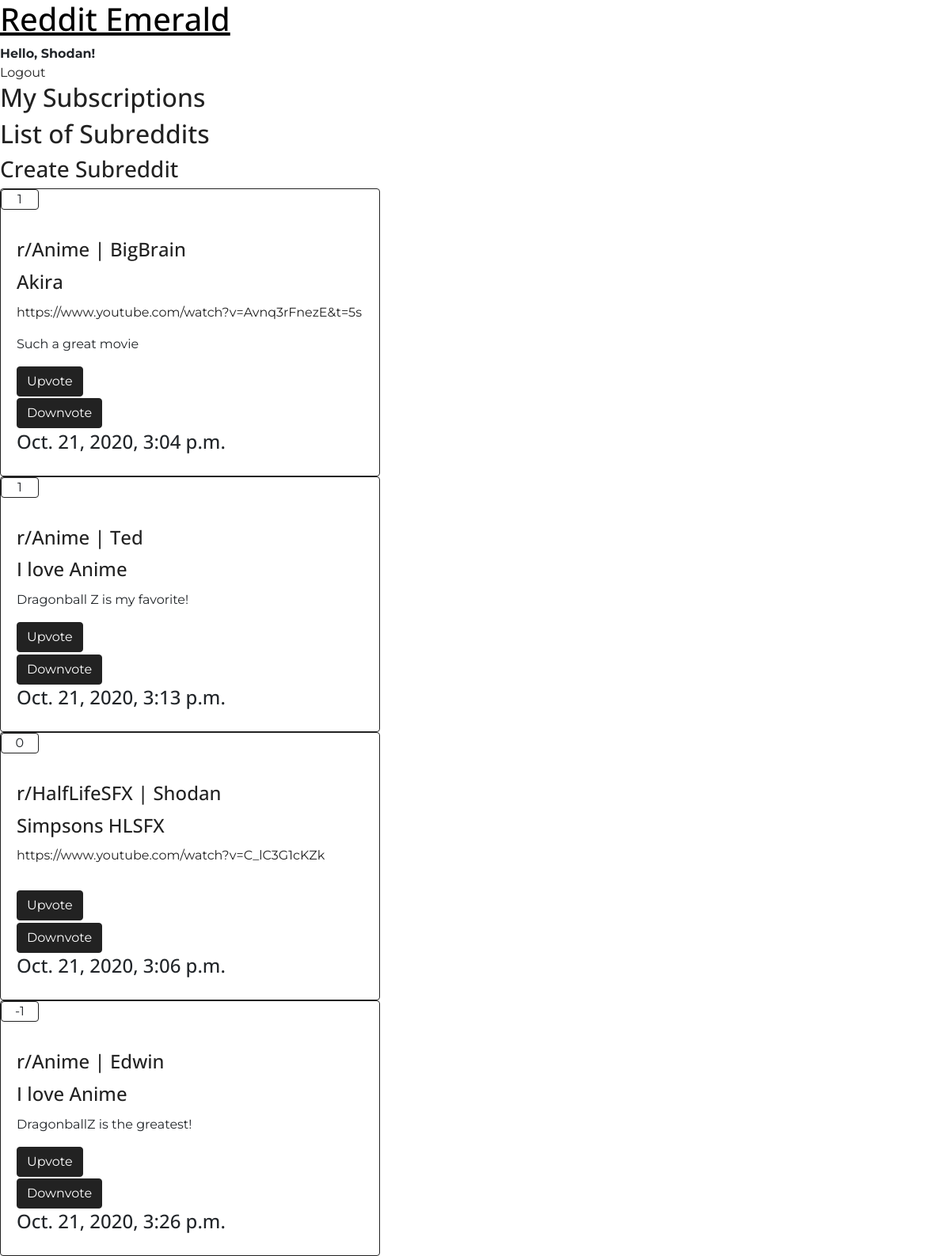
/r/all/ (signed in), run on the app's committed database.
### User/models.py (models this page shows)
class RedditUser(AbstractUser):
    DisplayName = models.CharField(max_length=25, default='self', verbose_name='Name')
    subscriptions = models.ManyToManyField(
        Subreddit,
        related_name='subscriptions',
        blank=True
        )
    subreddits_moderated = models.ManyToManyField(
        Subreddit,
        related_name='subreddits_moderated',
        blank=True
    )

### Post/models.py (models this page shows, shortened)
class RedditPost(models.Model):
    title = models.CharField(max_length=80)
    content = models.TextField(null=True, blank=True)
    url = models.URLField(null=True, blank=True, verbose_name='Optional content url')
    user_posted = models.ForeignKey(
        RedditUser,
        on_delete=models.CASCADE,
        related_name='post_user'
        )
    subreddit_parent = models.ForeignKey(
        Subreddit,
        on_delete=models.CASCADE,
        related_name='subreddit_parent',
        null=True,
        blank=True,
        verbose_name="Under Subreddit"
    )
    votes = models.IntegerField(default=0)
    users_voted = models.ManyToManyField(
        RedditUser,
        blank=True,
        related_name='user_voted'
    )
    dt_time = models.DateTimeField(auto_now_add=True)

### Main/models.py (models this page shows, shortened)
class Subreddit(models.Model):
    name = models.CharField(max_length=80, unique=True)
    def __str__(self):
        return self.name

### Main/views.py (the view)
# urls.py: path('r/all/', AllView.as_view()),
class AllView(View):
    def get(self, request):
        posts = RedditPost.objects.all().order_by('-votes')
        return render(request, 'index.html', {'posts': posts})

### Main/templates/index.html (shortened to what this page needs)
{% load static %}
<link rel="stylesheet" type="text/css" href="{% static 'Main/style.css' %}">
<h1><a href="/r/all/"> Reddit Emerald </a></h1>
<div>
{% if user.is_authenticated %}
    <b>Hello, {{ user }}!</b>
    <br>
    <a href="/accounts/logout/">Logout</a>
    <h2><a href="/">My Subscriptions</a></h2>
{% else %}
    <a href="/accounts/login/">Login</a>
{% endif %}
</div>
<h2><a href="/AllSubreddits/">List of Subreddits</a></h2>
<h3><a href="/AddSubreddit/">Create Subreddit</a></h3>
{% for p in posts %}
<div class="card border-primary">
    <p class="card header border-primary" id="vote-score">{{ p.votes }}</p>
<div class="card-body d-flex flex-column align-items-start">
    <h4 class="card-title text-primary"><a href="/r/{{ p.subreddit_parent }}/"> r/{{ p.subreddit_parent }} </a>
        | <a href="/u/{{ p.user_posted }}/"> {{ p.user_posted }} </a>
    </h4>
    <h4 class="card-title text-primary"><a href="/post/{{ p.id }}/"> {{ p.title }}</a></h4>
    {% if p.url %}
    <p class="card-text"><a href={{p.url}}>{{ p.url }}</a></p>
    {% endif %}
	<p class="card-text">{{ p.content }}</p>
	<a href="/upvote/post/{{ p.id }}/" class="btn btn-primary mt-auto">Upvote</a>
    <br>
    <a href="/downvote/post/{{ p.id }}/" class="btn btn-primary mt-auto">Downvote</a>
    <br>
    <h4>{{p.dt_time}}</h4>
</div>
</div>
{% endfor %}

### data on the page
RedditUser: username "Shodan"
RedditPost: votes "1", subreddit_parent "Anime", user_posted "BigBrain", title "Akira", url "https://www.youtube.com/watch?v=Avnq3rFnezE&t=5s", content "Such a great movie", dt_time "Oct. 21, 2020, 3:04 p.m."
RedditPost: votes "1", subreddit_parent "Anime", user_posted "Ted", title "I love Anime", content "Dragonball Z is my favorite!", dt_time "Oct. 21, 2020, 3:13 p.m."
RedditPost: votes "0", subreddit_parent "HalfLifeSFX", user_posted "Shodan", title "Simpsons HLSFX", url "https://www.youtube.com/watch?v=C_lC3G1cKZk", dt_time "Oct. 21, 2020, 3:06 p.m."
RedditPost: votes "-1", subreddit_parent "Anime", user_posted "Edwin", title "I love Anime", content "DragonballZ is the greatest!", dt_time "Oct. 21, 2020, 3:26 p.m."
